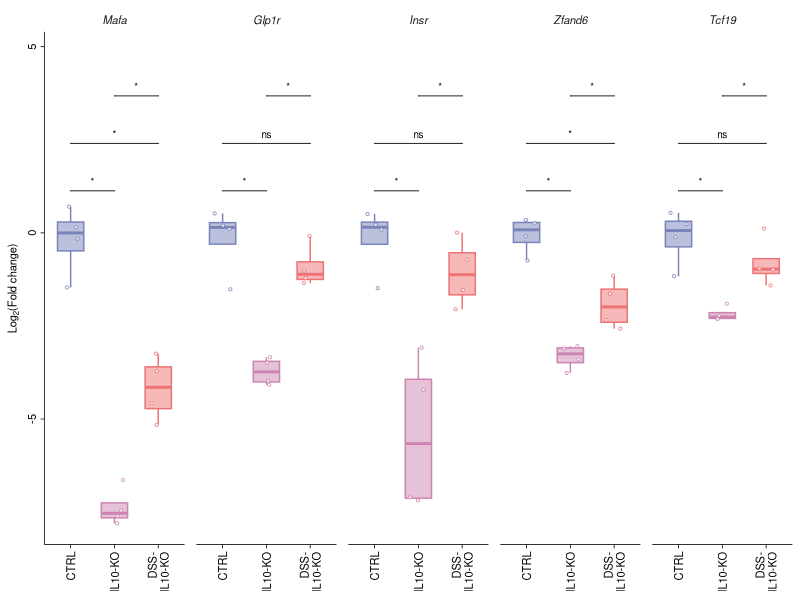

The R script that drew this image:
# ============================================================
# Large Intestine Gene Expression Analysis - Fig_1f
# FOLD CHANGE VERSION - Using facet_grid
# Integrated Script for Diabetologia Journal Submission
# Log2(Fold-change) relative to CTRL baseline
# Three groups: CTRL, IL10-KO, DSS-IL10-KO
# Five genes: Mafa, Glp1r, Insr, Zfand6, Tcf19
# ============================================================

# 0) Clear workspace and set working directory
rm(list = ls())
# Set the working directory to this script's own folder before running
# (e.g. in RStudio: Session > Set Working Directory > To Source File Location)

# 1) Load required libraries
library(ggplot2)
library(dplyr)
library(tidyr)
library(ggpubr)
library(rstatix)

# 2) Define Diabetologia colour palette
diabetologia_colors <- c(
  "CTRL" = rgb(120, 131, 186, maxColorValue = 255),
  "IL10-KO" = rgb(204, 133, 177, maxColorValue = 255),
  "DSS-IL10-KO" = rgb(237, 115, 116, maxColorValue = 255)
)

# 3) Define large intestine genes for Fig_1f
genes_fig1f <- c("Mafa", "Glp1r", "Insr", "Zfand6", "Tcf19")

# 4) Define comparisons
my_comparisons <- list(
  c("CTRL", "IL10-KO"),
  c("CTRL", "DSS-IL10-KO"),
  c("IL10-KO", "DSS-IL10-KO")
)

# ============================================================
# 5) Import and prepare data
# ============================================================
cat("\n=== LOADING LARGE INTESTINE GENE EXPRESSION DATA ===\n")
dat_raw <- read.csv("Fig_1f_Data_LargeIntestine_GeneExpr.csv", stringsAsFactors = FALSE)

# Filter for the 5 selected genes
dat_raw <- dat_raw %>%
  filter(Gene %in% genes_fig1f) %>%
  select(Group, Gene, Relative_expression, Tissue)

# Convert to numeric and factor
dat_raw$Relative_expression <- as.numeric(dat_raw$Relative_expression)
dat_raw$Group <- factor(dat_raw$Group, levels = c("CTRL", "IL10-KO", "DSS-IL10-KO"))
dat_raw$Gene <- factor(dat_raw$Gene, levels = genes_fig1f)

cat("Total observations (raw):", nrow(dat_raw), "\n")
cat("Genes:", paste(genes_fig1f, collapse = ", "), "\n")

# ============================================================
# 6) Calculate FOLD CHANGE relative to CTRL mean
# ============================================================
cat("\n=== CALCULATING FOLD CHANGE ===\n")

# Calculate CTRL mean for each gene
ctrl_means <- dat_raw %>%
  filter(Group == "CTRL") %>%
  group_by(Gene) %>%
  summarise(
    CTRL_mean = mean(Relative_expression, na.rm = TRUE),
    CTRL_n = sum(!is.na(Relative_expression)),
    .groups = 'drop'
  )

cat("\nCTRL baseline means:\n")
print(ctrl_means)

# Calculate fold change for each sample
dat_fc <- dat_raw %>%
  left_join(ctrl_means, by = "Gene") %>%
  mutate(
    Fold_Change = Relative_expression / CTRL_mean,
    Log2_Fold_Change = log2(Fold_Change)
  ) %>%
  filter(!is.na(Log2_Fold_Change))  # Remove NA values

cat("\nTotal observations after fold change calculation:", nrow(dat_fc), "\n")

# Check sample sizes
cat("\nSample sizes per gene per group:\n")
print(table(dat_fc$Gene, dat_fc$Group))

# ============================================================
# 7) Create faceted boxplot using facet_grid
# ============================================================
cat("\n=== GENERATING FACETED PLOT ===\n")

# Create custom x-axis labels
x_labels <- c("CTRL" = "CTRL", 
              "IL10-KO" = "IL10-KO", 
              "DSS-IL10-KO" = "DSS-\nIL10-KO")

# Create the plot
plot_fig1f <- ggboxplot(
  dat_fc,
  x = "Group",
  y = "Log2_Fold_Change",
  color = "Group",
  fill = "Group",
  alpha = 0.5,
  add = "jitter",
  add.params = list(color = "Group", shape = 21,
                    fill = "white", size = 0.75, alpha = 0.8),
  palette = diabetologia_colors,
  outlier.shape = NA,
  width = 0.6
) +
  facet_grid(~ Gene, scales = "fixed")+
  scale_color_manual(values = diabetologia_colors) +
  scale_fill_manual(values = diabetologia_colors) +
  labs(
    y = expression(paste("Log"[2], "(Fold change)")),
    x = NULL
  ) +
  scale_x_discrete(labels = x_labels) +
  theme_classic() +
  theme(
    legend.position = "none",
    strip.text.x = element_text(size = 8, face = "italic"),
    strip.background = element_blank(),
    axis.title.y = element_text(size = 8),
    axis.title.x = element_blank(),
    axis.text.x = element_text(size = 8, colour = "black", 
                               angle = 90, hjust = 1, vjust = 0.5),
    axis.text.y = element_text(size = 8, colour = "black", 
                               angle = 90, hjust = 0.5),
    axis.line = element_line(colour = "black", linewidth = 0.75 / .pt),
    axis.ticks = element_line(colour = "black", linewidth = 0.75 / .pt),
    panel.spacing = unit(0.3, "cm")
  ) +
  stat_compare_means(
    comparisons = my_comparisons,
    method = "wilcox.test",
    label = "p.signif",
    paired = FALSE,
    tip.length = 0.0,
    step.increase = 0.15,
    size = 2.5,
    bracket.size = 0.3
  ) +
  scale_y_continuous(
    n.breaks = 4,
    expand = expansion(mult = c(0.05, 0.15))
  )

# Display plot
print(plot_fig1f)

# ============================================================
# 8) Save plot in multiple formats
# ============================================================
cat("\n=== SAVING PLOT FILES ===\n")

ggsave(
  filename = "Fig_1f_FoldChange_LargeIntestine_GeneExpr.png",
  plot = plot_fig1f,
  scale = 1, width = 9.5, height = 6,
  units = "cm", dpi = 600, limitsize = FALSE
)

ggsave(
  filename = "Fig_1f_FoldChange_LargeIntestine_GeneExpr.svg",
  plot = plot_fig1f,
  scale = 1, width = 9.5, height = 6,
  units = "cm", limitsize = FALSE
)

cat("✓ Plots saved\n")

# ============================================================
# 9) Statistical analysis with BH correction
# ============================================================
cat("\n=== PERFORMING STATISTICAL ANALYSIS ===\n")

posthoc_result <- dat_fc %>%
  group_by(Gene) %>%
  wilcox_test(Log2_Fold_Change ~ Group, 
              comparisons = my_comparisons) %>%
  adjust_pvalue(method = "BH") %>%
  add_significance("p.adj") %>%
  mutate(
    p = signif(p, 3),
    p.adj = signif(p.adj, 3)
  )

cat("\nStatistical test results with BH-adjusted p-values:\n")
print(posthoc_result)

write.csv(
  posthoc_result,
  file = "Fig_1f_Posthoc_FoldChange_BH_corrected.csv",
  row.names = FALSE
)

cat("✓ Statistical results saved\n")

# ============================================================
# 10) Summary statistics
# ============================================================
cat("\n=== CALCULATING SUMMARY STATISTICS ===\n")

summary_stats <- dat_fc %>%
  group_by(Gene, Group) %>%
  summarise(
    n = n(),
    mean_Log2FC = round(mean(Log2_Fold_Change, na.rm = TRUE), 3),
    sd_Log2FC = round(sd(Log2_Fold_Change, na.rm = TRUE), 3),
    sem_Log2FC = round(sd_Log2FC / sqrt(n), 3),
    mean_FC = round(2^mean_Log2FC, 2),  # Convert back to fold change
    .groups = 'drop'
  )

cat("\nSummary statistics (Log2 and linear fold change):\n")
print(summary_stats)

write.csv(
  summary_stats,
  file = "Fig_1f_Summary_FoldChange_LargeIntestine_GeneExpr.csv",
  row.names = FALSE
)

# Also save the fold change data
write.csv(
  dat_fc %>% select(Group, Gene, Relative_expression, Fold_Change, Log2_Fold_Change),
  file = "Fig_1f_FoldChange_Data.csv",
  row.names = FALSE
)

cat("✓ Summary statistics saved\n")

# ============================================================
# 11) Summary
# ============================================================
cat("\n", rep("=", 70), "\n", sep = "")
cat("ANALYSIS COMPLETE - LARGE INTESTINE GENES (FOLD CHANGE)\n")
cat(rep("=", 70), "\n", sep = "")
cat("\nGenerated files:\n")
cat("  Figures:\n")
cat("    - Fig_1f_FoldChange_LargeIntestine_GeneExpr.png (600 dpi, 17.27×5.7 cm)\n")
cat("    - Fig_1f_FoldChange_LargeIntestine_GeneExpr.svg (vector format)\n")
cat("  Data tables:\n")
cat("    - Fig_1f_Posthoc_FoldChange_BH_corrected.csv\n")
cat("    - Fig_1f_Summary_FoldChange_LargeIntestine_GeneExpr.csv\n")
cat("    - Fig_1f_FoldChange_Data.csv\n")
cat("\nKey features:\n")
cat("  ✓ Log2(Fold change) relative to CTRL baseline\n")
cat("  ✓ facet_grid layout (5 panels, 1 row)\n")
cat("  ✓ Shared y-axis across all genes\n")
cat("  ✓ DSS-\\nIL10-KO label with line break\n")
cat("  ✓ Diabetologia formatting\n")
cat("  ✓ BH correction for multiple comparisons\n")
cat("  ✓ Statistical significance stars on plot\n")
cat("\nGenes analyzed:\n")
cat("  ", paste(genes_fig1f, collapse = ", "), "\n")
cat(rep("=", 70), "\n", sep = "")
